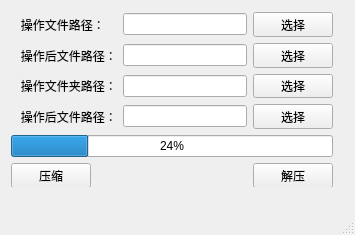
<?xml version="1.0" encoding="UTF-8"?>
<ui version="4.0">
 <class>MainWindow</class>
 <widget class="QMainWindow" name="MainWindow">
  <property name="geometry">
   <rect>
    <x>0</x>
    <y>0</y>
    <width>355</width>
    <height>235</height>
   </rect>
  </property>
  <property name="windowTitle">
   <string>MainWindow</string>
  </property>
  <widget class="QWidget" name="centralwidget">
   <widget class="QWidget" name="">
    <property name="geometry">
     <rect>
      <x>11</x>
      <y>12</y>
      <width>322</width>
      <height>175</height>
     </rect>
    </property>
    <layout class="QGridLayout" name="gridLayout">
     <item row="0" column="0" colspan="2">
      <widget class="QLabel" name="label">
       <property name="text">
        <string>   操作文件路径：</string>
       </property>
      </widget>
     </item>
     <item row="0" column="2" colspan="2">
      <widget class="QLineEdit" name="lineEdit">
       <property name="readOnly">
        <bool>true</bool>
       </property>
      </widget>
     </item>
     <item row="0" column="4">
      <widget class="QPushButton" name="pushButton_open">
       <property name="text">
        <string>选择</string>
       </property>
      </widget>
     </item>
     <item row="1" column="0" colspan="2">
      <widget class="QLabel" name="label_2">
       <property name="text">
        <string>   操作后文件路径：</string>
       </property>
      </widget>
     </item>
     <item row="1" column="2" colspan="2">
      <widget class="QLineEdit" name="lineEdit_2"/>
     </item>
     <item row="1" column="4">
      <widget class="QPushButton" name="pushButton">
       <property name="text">
        <string>选择</string>
       </property>
      </widget>
     </item>
     <item row="2" column="0" colspan="2">
      <widget class="QLabel" name="label_5">
       <property name="text">
        <string>   操作文件夹路径：</string>
       </property>
      </widget>
     </item>
     <item row="2" column="2" colspan="2">
      <widget class="QLineEdit" name="lineEdit_5">
       <property name="readOnly">
        <bool>true</bool>
       </property>
      </widget>
     </item>
     <item row="2" column="4">
      <widget class="QPushButton" name="pushButton_open_3">
       <property name="text">
        <string>选择</string>
       </property>
      </widget>
     </item>
     <item row="3" column="0" colspan="2">
      <widget class="QLabel" name="label_6">
       <property name="text">
        <string>   操作后文件路径：</string>
       </property>
      </widget>
     </item>
     <item row="3" column="2" colspan="2">
      <widget class="QLineEdit" name="lineEdit_6"/>
     </item>
     <item row="3" column="4">
      <widget class="QPushButton" name="pushButton_3">
       <property name="text">
        <string>选择</string>
       </property>
      </widget>
     </item>
     <item row="4" column="0" colspan="5">
      <widget class="QProgressBar" name="progressBar">
       <property name="value">
        <number>24</number>
       </property>
      </widget>
     </item>
     <item row="5" column="0">
      <widget class="QPushButton" name="pushButton_compression">
       <property name="text">
        <string>压缩</string>
       </property>
      </widget>
     </item>
     <item row="5" column="1" colspan="2">
      <spacer name="horizontalSpacer">
       <property name="orientation">
        <enum>Qt::Horizontal</enum>
       </property>
       <property name="sizeHint" stdset="0">
        <size>
         <width>40</width>
         <height>20</height>
        </size>
       </property>
      </spacer>
     </item>
     <item row="5" column="3">
      <spacer name="horizontalSpacer_2">
       <property name="orientation">
        <enum>Qt::Horizontal</enum>
       </property>
       <property name="sizeHint" stdset="0">
        <size>
         <width>40</width>
         <height>20</height>
        </size>
       </property>
      </spacer>
     </item>
     <item row="5" column="4">
      <widget class="QPushButton" name="pushButton_decompression">
       <property name="text">
        <string>解压</string>
       </property>
      </widget>
     </item>
    </layout>
   </widget>
  </widget>
  <widget class="QMenuBar" name="menubar">
   <property name="geometry">
    <rect>
     <x>0</x>
     <y>0</y>
     <width>355</width>
     <height>21</height>
    </rect>
   </property>
  </widget>
  <widget class="QStatusBar" name="statusbar"/>
 </widget>
 <resources/>
 <connections/>
</ui>
